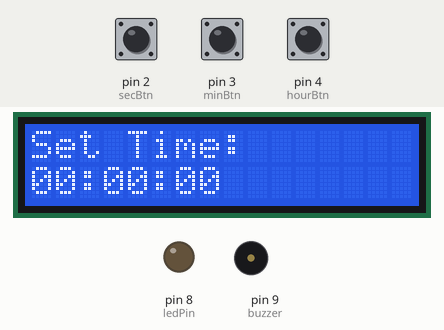
A sketch run on a simulated Arduino Uno, built with avr-gcc and run on an emulated ATmega328P. Shown: 16×2 character LCD, output pins drawn as LEDs (lit = HIGH), buzzer (waves = sounding). Dashed ring = blinking. The test bench sets the inputs (shaded band); at power-on: pin 2 (secBtn) HIGH, pin 3 (minBtn) HIGH, pin 4 (hourBtn) HIGH.

Above: at 3.2 s.
3.3 s: pin 2 (secBtn) pulled LOW for 3.2 s
At 7.9 s:
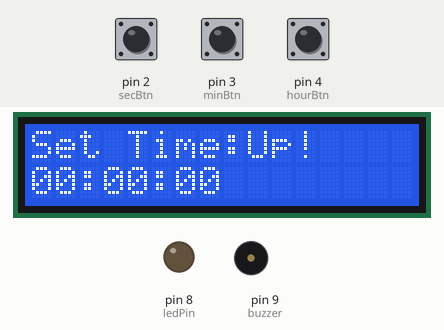
8.0 s: pin 3 (minBtn) pulled LOW for 1 s
At 9.4 s:
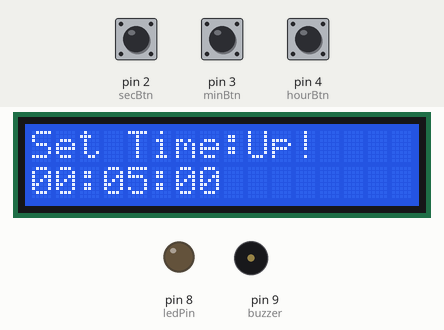
10.5 s: pin 2 (secBtn) pulled LOW for 3.2 s
At 12.0 s:
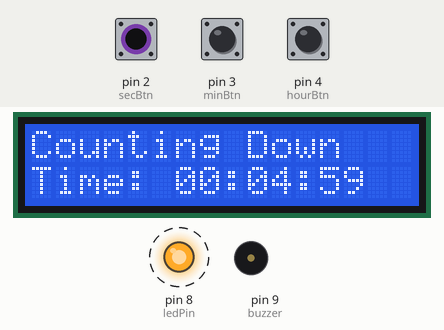
Timing chart, 0 to 22.7 s (numbered marks = the images above; inputs shaded):
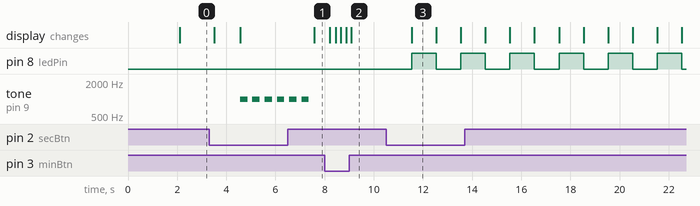

The sketch:

Digital_Timer_System.ino
```cpp
#include <Wire.h>
#include <LiquidCrystal_I2C.h>

LiquidCrystal_I2C lcd(0x27, 16, 2);

// Buttons
const int hourBtn = 4;
const int minBtn = 3;
const int secBtn = 2;

// Output
const int ledPin = 8;
const int buzzer = 9;

// Time
int hours = 0;
int minutes = 0;
int seconds = 0;

bool timerStarted = false;

unsigned long previousMillis = 0;
const long interval = 1000;

void setup() {
  pinMode(hourBtn, INPUT_PULLUP);
  pinMode(minBtn, INPUT_PULLUP);
  pinMode(secBtn, INPUT_PULLUP);

  pinMode(ledPin, OUTPUT);
  pinMode(buzzer, OUTPUT);

  lcd.begin();
  lcd.backlight();

  // -------- START SCREEN --------
  lcd.setCursor(0, 0);
  lcd.print(" Digital Timer ");
  lcd.setCursor(0, 1);
  lcd.print("    System");
  delay(2000);

  lcd.clear();
}

void loop() {

  // -------- TIME SET MODE --------
  if (!timerStarted) {

    lcd.setCursor(0, 0);
    lcd.print("Set Time:");

    // Hour button
    if (digitalRead(hourBtn) == LOW) {
      delay(200);
      hours++;
      if (hours > 23) hours = 0;
    }

    // Minute button
    if (digitalRead(minBtn) == LOW) {
      delay(200);
      minutes++;
      if (minutes > 59) minutes = 0;
    }

    // Second button
    if (digitalRead(secBtn) == LOW) {
      delay(200);
      seconds++;
      if (seconds > 59) seconds = 0;
    }

    // Display time
    lcd.setCursor(0, 1);
    printTime(hours, minutes, seconds);

    // -------- START CONDITION --------
    // Long press sec button to start
    if (digitalRead(secBtn) == LOW) {
      delay(1000); // long press
      if (digitalRead(secBtn) == LOW && (hours > 0 || minutes > 0 || seconds > 0)) {
        timerStarted = true;
        lcd.clear();
      }
    }
  }

  // -------- COUNTDOWN --------
  if (timerStarted) {

    unsigned long currentMillis = millis();

    if (currentMillis - previousMillis >= interval) {
      previousMillis = currentMillis;

      // Decrease time
      if (seconds == 0) {
        if (minutes == 0) {
          if (hours > 0) {
            hours--;
            minutes = 59;
            seconds = 59;
          }
        } else {
          minutes--;
          seconds = 59;
        }
      } else {
        seconds--;
      }

      // Display
      lcd.setCursor(0, 0);
      lcd.print("Counting Down");

      lcd.setCursor(0, 1);
      lcd.print("Time: ");
      printTime(hours, minutes, seconds);

      // LED Blink
      digitalWrite(ledPin, !digitalRead(ledPin));
    }

    // -------- TIME END --------
    if (hours == 0 && minutes == 0 && seconds == 0) {
      digitalWrite(ledPin, LOW);

      lcd.clear();
      lcd.setCursor(0, 0);
      lcd.print("    Time Up!");

      schoolBell();

      timerStarted = false;
    }
  }
}

// -------- PRINT TIME --------
void printTime(int h, int m, int s) {
  if (h < 10) lcd.print("0");
  lcd.print(h);
  lcd.print(":");

  if (m < 10) lcd.print("0");
  lcd.print(m);
  lcd.print(":");

  if (s < 10) lcd.print("0");
  lcd.print(s);
}

// -------- BUZZER SOUND --------
void schoolBell() {
  for (int i = 0; i < 6; i++) {
    tone(buzzer, 1000);
    delay(300);
    noTone(buzzer);
    delay(200);
  }
}
```

Measured:
- after the input at 3.3 s, tone on pin 9 (buzzer): alternates 1000 Hz for 0.30 s and silent for 0.20 s, starting after 1.3 s; the display: first changes after 0.22 s (image 1 shows a later state)
- after the input at 8.0 s, the display: first changes after 0.22 s (image 2 shows a later state)
- after the input at 10.5 s, pin 8 (ledPin): alternates HIGH for 1.0 s and LOW for 1.0 s, starting after 1.0 s; the display: changes after 1.0 s (image 3)
